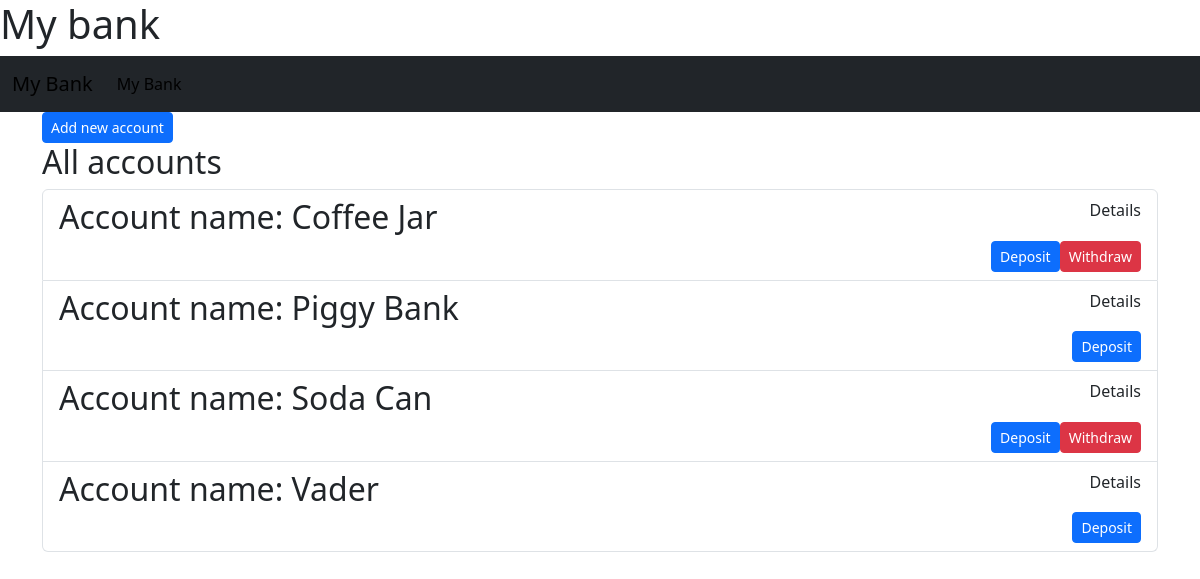
/bank/, run on an earlier commit of the app's database.
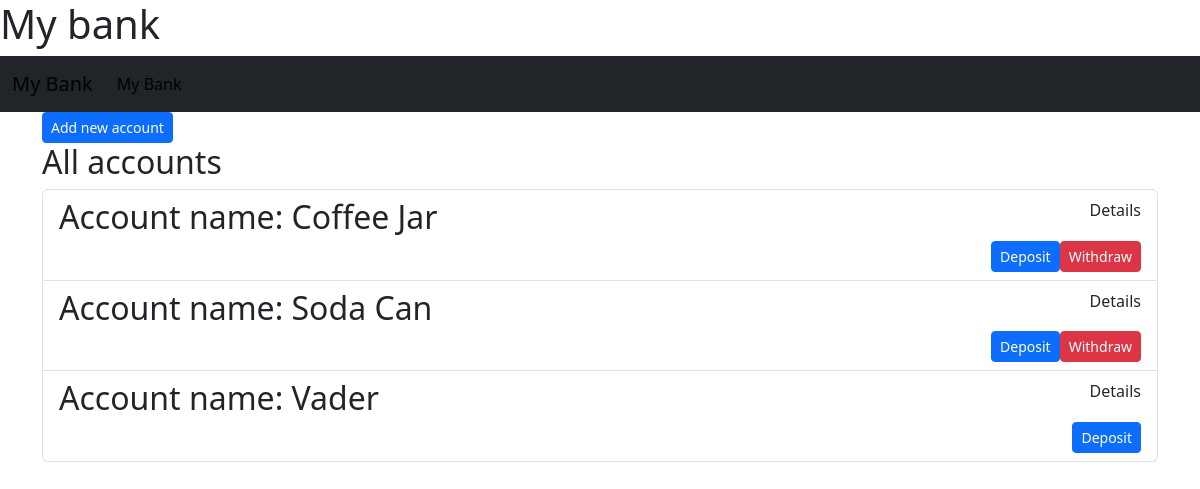
And on a later commit of the database.
### bank/models.py (models this page shows, shortened)
class Account(models.Model):
        id = models.AutoField(primary_key=True)
        name = models.CharField(max_length=20, default="new")
        total = models.FloatField(default=0)
        withdraw = models.BooleanField(default=False)

### bank/views.py (the view)
# urls.py: path("", views.index, name="index"),
def index(request):
    return render(request, "bank/index.html",{
        "accounts": Account.objects.all().order_by('name')
    })

### bank/templates/bank/index.html
{% extends "bank/layout.html" %}
{% block body %}
<div class="container">
    <div class="row">
        <div class="col">
            <a class='btn btn-primary btn-sm' href = "{% url 'newaccount' %}">Add new account</a>
        </div>
    </div>
    <h2>All accounts</h2>
    <ul class="list-group">
    {% for account in accounts %}
        <li class="list-group-item">
            <div class="d-flex w-100 justify-content-between">
                <h2 class="mb-1">Account name: {{account.name}}</h2>
                <a class="nav-link active" href = "{% url 'details' account.id %}">Details</a>
            </div>
            <div class="d-flex w-100 justify-content-end">
                <a class="btn btn-primary btn-sm" href = "{% url 'deposit' account.id %}">Deposit</a>
                {% if account.withdraw %}
                    <a class="btn btn-danger btn-sm" href = "{% url 'withdraw' account.id %}">Withdraw</a>
                {%endif%}
            </div>
        </li>
    {% endfor %}
    </ul>
</div>
{% endblock body %}

What changed in the data, as far as the page shows it:
removed Account: name "Piggy Bank"
